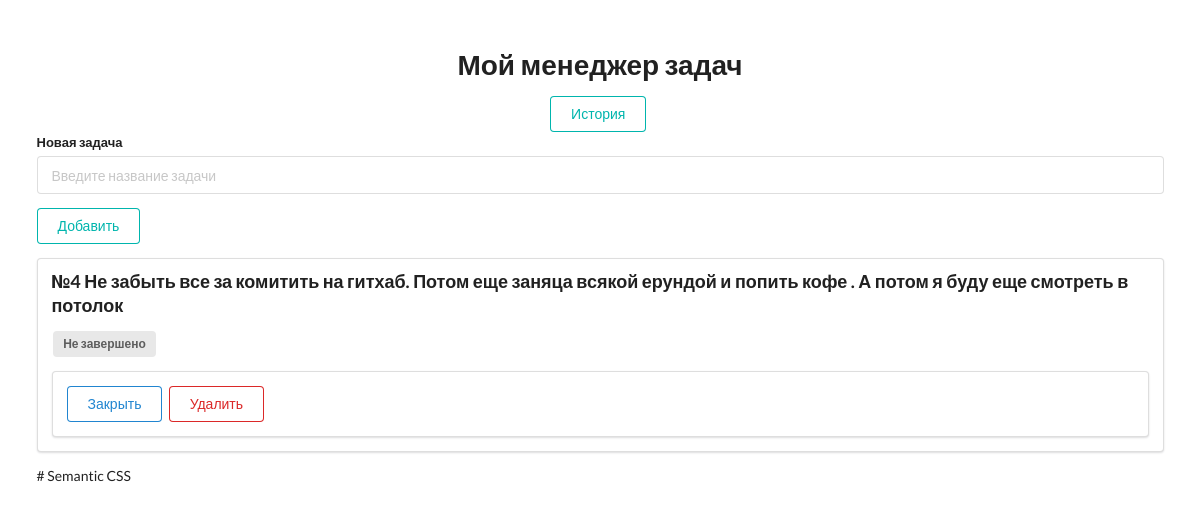
/todo/, run on an earlier commit of the app's database.
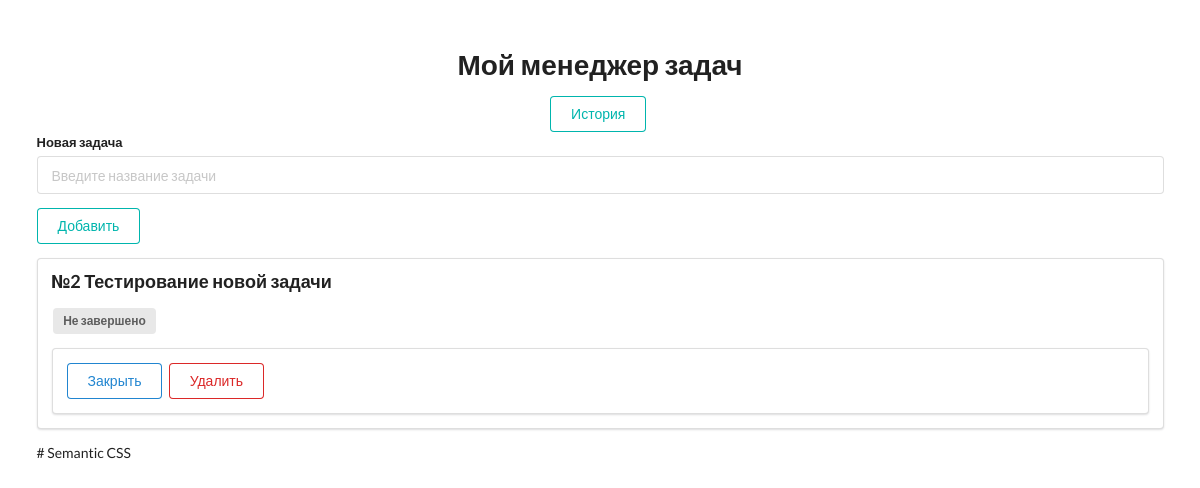
And on a later commit of the database.
### todolist/models.py (models this page shows, shortened)
class todo_model(models.Model):
    title = models.CharField('Название заданий', max_length=500)
    is_complete = models.BooleanField('Завершено', default=False)

### todolist/views.py (the view)
# urls.py: path('', views.index, name='index'),
def index(request):
    todos = todo_model.objects.all()
    return render(request, 'todolist/index.html', {'todo_list': todos, 'title': 'Главная страница'})

### templates/todolist/index.html (shortened to what this page needs)
{% extends 'todolist/layout.html' %}
{% block content %}
<div style="margin-top: 50px;" class="ui container">
    <h1 class="ui center aligned header">Мой менеджер задач
    </h1>
    <div style="text-align: center">
    <a href="history" class="ui teal basic button">История</a>
    </div>
    <form class="ui form" action="{% url 'add' %}" method="post">
        <div class="field">
            <label>Новая задача</label>
            <input type="text" name="title" placeholder="Введите название задачи"><br>
        </div>
        <button class="ui teal basic button" type="submit">Добавить</button>
    </form>
{% for todo in todo_list %}
    {% if todo.is_complete == False %}
    <div class="ui segment">
    <p class="ui big header">№{{ todo.id }} {{ todo.title }}</p>
        <span class="ui gray label">Не завершено</span>
    {% endif %}
        {% if todo.is_complete == False %}
        <div class="ui segment">
      <a class="ui primary basic button" href="{% url 'update' todo_id=todo.id %}">Закрыть</a>
        <a class="ui negative basic button" href="{% url 'delete' todo_id=todo.id %}">Удалить</a>
            </div>
        </div>
        {% endif %}
{% endfor %}
{% endblock content %}

What changed in the data, as far as the page shows it:
removed todo_model: id "4", title "Не забыть все за комитить на гитхаб. Потом еще заняца всякой ерундой и попить кофе . А потом я буду еще смотреть в потолок", is_complete "Закрыть"
now on this page (row edited): todo_model: id "2", title "Тестирование новой задачи", is_complete "Закрыть"
